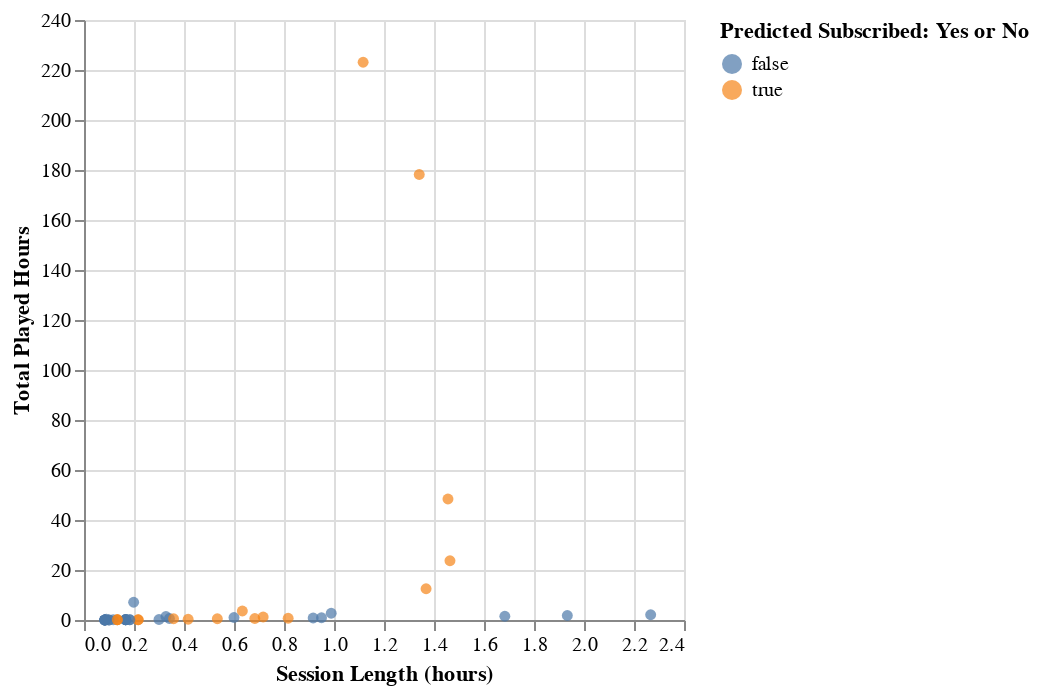

This figure's notebook cell:
### Code cell
test_predicted_plot=alt.Chart(players_session_predict).mark_circle().encode(
    x=alt.X('session_length_hours').title('Session Length (hours)'),
    y=alt.Y('played_hours').title('Total Played Hours'),
    color=alt.Color('predicted').title('Predicted Subscribed: Yes or No')
)
test_predicted_plot

### Figure 1 — Vega specification as saved in the notebook (floating-point values rounded to 4 significant figures)
{"$schema": "https://vega.github.io/schema/vega/v5.json", "data": [{"name": "source_0", "values": [{"played_hours": 1.5, "predicted": false, "session_length_hours": 1.683}, {"played_hours": 0.1, "predicted": true, "session_length_hours": 0.1333}, {"played_hours": 0.1, "predicted": false, "session_length_hours": 0.1833}, {"played_hours": 0.0, "predicted": false, "session_length_hours": 0.08333}, {"played_hours": 0.1, "predicted": true, "session_length_hours": 0.2167}, {"played_hours": 0.5, "predicted": true, "session_length_hours": 0.5333}, {"played_hours": 0.1, "predicted": false, "session_length_hours": 0.1167}, {"played_hours": 1.4, "predicted": false, "session_length_hours": 0.3278}, {"played_hours": 2.7, "predicted": false, "session_length_hours": 0.9889}, {"played_hours": 0.6, "predicted": false, "session_length_hours": 0.3417}, {"played_hours": 0.1, "predicted": false, "session_length_hours": 0.1667}, {"played_hours": 0.3, "predicted": false, "session_length_hours": 0.08939}, {"played_hours": 0.6, "predicted": true, "session_length_hours": 0.6833}, {"played_hours": 0.1, "predicted": false, "session_length_hours": 0.1667}, {"played_hours": 0.1, "predicted": false, "session_length_hours": 0.1667}, {"played_hours": 0.1, "predicted": false, "session_length_hours": 0.1667}, {"played_hours": 0.3, "predicted": true, "session_length_hours": 0.4167}, {"played_hours": 178.2, "predicted": true, "session_length_hours": 1.341}, {"played_hours": 23.7, "predicted": true, "session_length_hours": 1.464}, {"played_hours": 0.1, "predicted": false, "session_length_hours": 0.1667}, {"played_hours": 0.1, "predicted": true, "session_length_hours": 0.2167}, {"played_hours": 0.9, "predicted": false, "session_length_hours": 0.95}, {"played_hours": 1.0, "predicted": false, "session_length_hours": 0.6}, {"played_hours": 0.7, "predicted": true, "session_length_hours": 0.8167}, {"played_hours": 0.0, "predicted": false, "session_length_hours": 0.1}, {"played_hours": 0.2, "predicted": false, "session_length_hours": 0.1667}, {"played_hours": 3.6, "predicted": true, "session_length_hours": 0.6333}, {"played_hours": 1.8, "predicted": false, "session_length_hours": 1.933}, {"played_hours": 0.0, "predicted": false, "session_length_hours": 0.08333}, {"played_hours": 12.5, "predicted": true, "session_length_hours": 1.368}, {"played_hours": 48.4, "predicted": true, "session_length_hours": 1.456}, {"played_hours": 0.0, "predicted": false, "session_length_hours": 0.08333}, {"played_hours": 1.2, "predicted": true, "session_length_hours": 0.7167}, {"played_hours": 0.0, "predicted": false, "session_length_hours": 0.08333}, {"played_hours": 223.1, "predicted": true, "session_length_hours": 1.117}, {"played_hours": 0.1, "predicted": true, "session_length_hours": 0.1333}, {"played_hours": 0.1, "predicted": false, "session_length_hours": 0.1833}, {"played_hours": 0.2, "predicted": false, "session_length_hours": 0.3}, {"played_hours": 2.1, "predicted": false, "session_length_hours": 2.267}, {"played_hours": 0.0, "predicted": false, "session_length_hours": 0.1}, {"played_hours": 0.0, "predicted": false, "session_length_hours": 0.08333}, {"played_hours": 7.1, "predicted": false, "session_length_hours": 0.1986}, {"played_hours": 0.0, "predicted": false, "session_length_hours": 0.08333}, {"played_hours": 0.1, "predicted": true, "session_length_hours": 0.1333}, {"played_hours": 0.5, "predicted": true, "session_length_hours": 0.3583}, {"played_hours": 0.0, "predicted": false, "session_length_hours": 0.08333}, {"played_hours": 0.8, "predicted": false, "session_length_hours": 0.9167}]}, {"name": "source_0_x_domain_session_length_hours", "values": [{"min": 0.08333, "max": 2.267}]}, {"name": "source_0_y_domain_played_hours", "values": [{"min": 0.0, "max": 223.1}]}, {"name": "source_0_color_domain_predicted", "values": [{"predicted": false}, {"predicted": true}]}], "marks": [{"type": "symbol", "name": "marks", "from": {"data": "source_0"}, "encode": {"update": {"fill": {"field": "predicted", "scale": "color"}, "y": {"field": "played_hours", "scale": "y"}, "x": {"field": "session_length_hours", "scale": "x"}, "opacity": {"value": 0.7}, "shape": {"value": "circle"}}}, "style": ["circle"]}], "scales": [{"name": "x", "type": "linear", "domain": [{"signal": "(data(\"source_0_x_domain_session_length_hours\")[0] || {}).min"}, {"signal": "(data(\"source_0_x_domain_session_length_hours\")[0] || {}).max"}], "range": [0, {"signal": "width"}], "zero": true, "nice": true}, {"name": "y", "type": "linear", "domain": [{"signal": "(data(\"source_0_y_domain_played_hours\")[0] || {}).min"}, {"signal": "(data(\"source_0_y_domain_played_hours\")[0] || {}).max"}], "range": [{"signal": "height"}, 0], "nice": true, "zero": true}, {"name": "color", "type": "ordinal", "domain": {"data": "source_0_color_domain_predicted", "field": "predicted", "sort": true}, "range": "category"}], "axes": [{"scale": "x", "aria": false, "tickCount": {"signal": "ceil(width/40)"}, "gridScale": "y", "labels": false, "maxExtent": 0, "minExtent": 0, "orient": "bottom", "grid": true, "domain": false, "ticks": false, "zindex": 0}, {"scale": "y", "grid": true, "labels": false, "minExtent": 0, "ticks": false, "aria": false, "gridScale": "x", "domain": false, "maxExtent": 0, "orient": "left", "zindex": 0, "tickCount": {"signal": "ceil(height/40)"}}, {"scale": "x", "grid": false, "labelOverlap": true, "title": "Session Length (hours)", "labelFlush": true, "tickCount": {"signal": "ceil(width/40)"}, "zindex": 0, "orient": "bottom"}, {"scale": "y", "grid": false, "zindex": 0, "orient": "left", "labelOverlap": true, "tickCount": {"signal": "ceil(height/40)"}, "title": "Total Played Hours"}], "width": 300, "padding": 5, "background": "white", "height": 300, "style": "cell", "legends": [{"title": "Predicted Subscribed: Yes or No", "fill": "color", "symbolType": "circle", "encode": {"symbols": {"update": {"opacity": {"value": 0.7}}}}}]}
